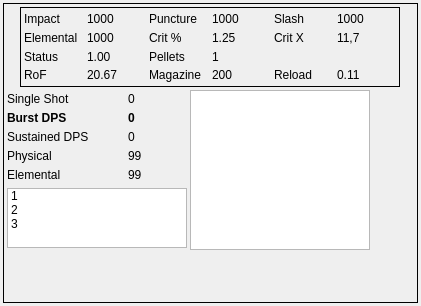
          <widget class="QWidget" name="tab_5">
           <attribute name="title">
            <string>Burst DPS</string>
           </attribute>
           <layout class="QGridLayout" name="gridLayout_14">
            <property name="leftMargin">
             <number>3</number>
            </property>
            <property name="topMargin">
             <number>3</number>
            </property>
            <property name="rightMargin">
             <number>3</number>
            </property>
            <property name="bottomMargin">
             <number>3</number>
            </property>
            <property name="spacing">
             <number>3</number>
            </property>
            <item row="0" column="0">
             <widget class="QFrame" name="frame_6">
              <property name="frameShape">
               <enum>QFrame::Box</enum>
              </property>
              <property name="frameShadow">
               <enum>QFrame::Plain</enum>
              </property>
              <layout class="QGridLayout" name="gridLayout_10">
               <property name="leftMargin">
                <number>3</number>
               </property>
               <property name="topMargin">
                <number>3</number>
               </property>
               <property name="rightMargin">
                <number>3</number>
               </property>
               <property name="bottomMargin">
                <number>3</number>
               </property>
               <property name="spacing">
                <number>3</number>
               </property>
               <item row="0" column="0" colspan="4" alignment="Qt::AlignHCenter|Qt::AlignVCenter">
                <widget class="QFrame" name="frame_9">
                 <property name="minimumSize">
                  <size>
                   <width>380</width>
                   <height>80</height>
                  </size>
                 </property>
                 <property name="maximumSize">
                  <size>
                   <width>380</width>
                   <height>80</height>
                  </size>
                 </property>
                 <property name="frameShape">
                  <enum>QFrame::Box</enum>
                 </property>
                 <property name="frameShadow">
                  <enum>QFrame::Plain</enum>
                 </property>
                 <layout class="QGridLayout" name="gridLayout_15">
                  <property name="leftMargin">
                   <number>3</number>
                  </property>
                  <property name="topMargin">
                   <number>3</number>
                  </property>
                  <property name="rightMargin">
                   <number>3</number>
                  </property>
                  <property name="bottomMargin">
                   <number>3</number>
                  </property>
                  <property name="spacing">
                   <number>3</number>
                  </property>
                  <item row="1" column="0">
                   <widget class="QLabel" name="label_54">
                    <property name="text">
                     <string>Elemental</string>
                    </property>
                   </widget>
                  </item>
                  <item row="2" column="1">
                   <widget class="QLabel" name="calc_new_proc_burst">
                    <property name="text">
                     <string>1.00</string>
                    </property>
                   </widget>
                  </item>
                  <item row="1" column="2">
                   <widget class="QLabel" name="label_60">
                    <property name="text">
                     <string>Crit %</string>
                    </property>
                   </widget>
                  </item>
                  <item row="2" column="3">
                   <widget class="QLabel" name="calc_new_pellets_burst">
                    <property name="text">
                     <string>1</string>
                    </property>
                   </widget>
                  </item>
                  <item row="0" column="4">
                   <widget class="QLabel" name="label_62">
                    <property name="text">
                     <string>Slash</string>
                    </property>
                   </widget>
                  </item>
                  <item row="1" column="3">
                   <widget class="QLabel" name="calc_new_crit_burst">
                    <property name="text">
                     <string>1.25</string>
                    </property>
                   </widget>
                  </item>
                  <item row="1" column="4">
                   <widget class="QLabel" name="label_63">
                    <property name="text">
                     <string>Crit X</string>
                    </property>
                   </widget>
                  </item>
                  <item row="2" column="2">
                   <widget class="QLabel" name="label_64">
                    <property name="text">
                     <string>Pellets</string>
                    </property>
                   </widget>
                  </item>
                  <item row="0" column="3">
                   <widget class="QLabel" name="calc_new_puncture_burst">
                    <property name="text">
                     <string>1000</string>
                    </property>
                   </widget>
                  </item>
                  <item row="0" column="5">
                   <widget class="QLabel" name="calc_new_slash_burst">
                    <property name="text">
                     <string>1000</string>
                    </property>
                   </widget>
                  </item>
                  <item row="0" column="2">
                   <widget class="QLabel" name="label_65">
                    <property name="text">
                     <string>Puncture</string>
                    </property>
                   </widget>
                  </item>
                  <item row="1" column="1">
                   <widget class="QLabel" name="calc_new_ele_dmg_burst">
                    <property name="text">
                     <string>1000</string>
                    </property>
                   </widget>
                  </item>
                  <item row="2" column="0">
                   <widget class="QLabel" name="label_66">
                    <property name="text">
                     <string>Status</string>
                    </property>
                   </widget>
                  </item>
                  <item row="0" column="0">
                   <widget class="QLabel" name="label_67">
                    <property name="text">
                     <string>Impact</string>
                    </property>
                   </widget>
                  </item>
                  <item row="1" column="5">
                   <widget class="QLabel" name="calc_new_mult_burst">
                    <property name="text">
                     <string>11,7</string>
                    </property>
                   </widget>
                  </item>
                  <item row="0" column="1">
                   <widget class="QLabel" name="calc_new_impact_burst">
                    <property name="text">
                     <string>1000</string>
                    </property>
                   </widget>
                  </item>
                  <item row="3" column="0">
                   <widget class="QLabel" name="label_68">
                    <property name="text">
                     <string>RoF</string>
                    </property>
                   </widget>
                  </item>
                  <item row="3" column="1">
                   <widget class="QLabel" name="calc_new_rof_burst">
                    <property name="text">
                     <string>20.67</string>
                    </property>
                   </widget>
                  </item>
                  <item row="3" column="2">
                   <widget class="QLabel" name="label_69">
                    <property name="text">
                     <string>Magazine</string>
                    </property>
                   </widget>
                  </item>
                  <item row="3" column="3">
                   <widget class="QLabel" name="calc_new_mag_burst">
                    <property name="text">
                     <string>200</string>
                    </property>
                   </widget>
                  </item>
                  <item row="3" column="4">
                   <widget class="QLabel" name="label_70">
                    <property name="text">
                     <string>Reload</string>
                    </property>
                   </widget>
                  </item>
                  <item row="3" column="5">
                   <widget class="QLabel" name="calc_new_reload_burst">
                    <property name="text">
                     <string>0.11</string>
                    </property>
                   </widget>
                  </item>
                 </layout>
                </widget>
               </item>
               <item row="4" column="1">
                <widget class="QLabel" name="calc_dmg_phy_burst">
                 <property name="minimumSize">
                  <size>
                   <width>50</width>
                   <height>15</height>
                  </size>
                 </property>
                 <property name="maximumSize">
                  <size>
                   <width>50</width>
                   <height>15</height>
                  </size>
                 </property>
                 <property name="text">
                  <string>99</string>
                 </property>
                </widget>
               </item>
               <item row="6" column="0" colspan="2">
                <widget class="QListWidget" name="calc_mods_riven_burst">
                 <property name="minimumSize">
                  <size>
                   <width>180</width>
                   <height>60</height>
                  </size>
                 </property>
                 <property name="maximumSize">
                  <size>
                   <width>180</width>
                   <height>60</height>
                  </size>
                 </property>
                 <property name="sortingEnabled">
                  <bool>true</bool>
                 </property>
                 <item>
                  <property name="text">
                   <string>1</string>
                  </property>
                 </item>
                 <item>
                  <property name="text">
                   <string>2</string>
                  </property>
                 </item>
                 <item>
                  <property name="text">
                   <string>3</string>
                  </property>
                 </item>
                </widget>
               </item>
               <item row="4" column="0">
                <widget class="QLabel" name="label_47">
                 <property name="minimumSize">
                  <size>
                   <width>100</width>
                   <height>15</height>
                  </size>
                 </property>
                 <property name="maximumSize">
                  <size>
                   <width>100</width>
                   <height>15</height>
                  </size>
                 </property>
                 <property name="text">
                  <string>Physical</string>
                 </property>
                </widget>
               </item>
               <item row="5" column="1">
                <widget class="QLabel" name="calc_dmg_ele_burst">
                 <property name="minimumSize">
                  <size>
                   <width>50</width>
                   <height>15</height>
                  </size>
                 </property>
                 <property name="maximumSize">
                  <size>
                   <width>50</width>
                   <height>15</height>
                  </size>
                 </property>
                 <property name="text">
                  <string>99</string>
                 </property>
                </widget>
               </item>
               <item row="1" column="2" rowspan="6" alignment="Qt::AlignLeft|Qt::AlignTop">
                <widget class="QListWidget" name="calc_mods_found_burst">
                 <property name="minimumSize">
                  <size>
                   <width>180</width>
                   <height>160</height>
                  </size>
                 </property>
                 <property name="maximumSize">
                  <size>
                   <width>180</width>
                   <height>160</height>
                  </size>
                 </property>
                 <property name="sortingEnabled">
                  <bool>true</bool>
                 </property>
                </widget>
               </item>
               <item row="5" column="0">
                <widget class="QLabel" name="label_49">
                 <property name="minimumSize">
                  <size>
                   <width>100</width>
                   <height>15</height>
                  </size>
                 </property>
                 <property name="maximumSize">
                  <size>
                   <width>100</width>
                   <height>15</height>
                  </size>
                 </property>
                 <property name="text">
                  <string>Elemental</string>
                 </property>
                </widget>
               </item>
               <item row="1" column="0">
                <widget class="QLabel" name="calc_lbl_burst_1">
                 <property name="minimumSize">
                  <size>
                   <width>100</width>
                   <height>15</height>
                  </size>
                 </property>
                 <property name="maximumSize">
                  <size>
                   <width>100</width>
                   <height>15</height>
                  </size>
                 </property>
                 <property name="text">
                  <string>Single Shot</string>
                 </property>
                </widget>
               </item>
               <item row="2" column="0">
                <widget class="QLabel" name="calc_lbl_burst_burst">
                 <property name="minimumSize">
                  <size>
                   <width>100</width>
                   <height>15</height>
                  </size>
                 </property>
                 <property name="maximumSize">
                  <size>
                   <width>100</width>
                   <height>15</height>
                  </size>
                 </property>
                 <property name="font">
                  <font>
                   <weight>75</weight>
                   <bold>true</bold>
                  </font>
                 </property>
                 <property name="text">
                  <string>Burst DPS</string>
                 </property>
                </widget>
               </item>
               <item row="7" column="0">
                <spacer name="verticalSpacer_5">
                 <property name="orientation">
                  <enum>Qt::Vertical</enum>
                 </property>
                 <property name="sizeHint" stdset="0">
                  <size>
                   <width>20</width>
                   <height>49</height>
                  </size>
                 </property>
                </spacer>
               </item>
               <item row="3" column="0">
                <widget class="QLabel" name="calc_lbl_burst_sust">
                 <property name="minimumSize">
                  <size>
                   <width>100</width>
                   <height>15</height>
                  </size>
                 </property>
                 <property name="maximumSize">
                  <size>
                   <width>100</width>
                   <height>15</height>
                  </size>
                 </property>
                 <property name="text">
                  <string>Sustained DPS</string>
                 </property>
                </widget>
               </item>
               <item row="2" column="1">
                <widget class="QLabel" name="calc_dps_burst">
                 <property name="minimumSize">
                  <size>
                   <width>50</width>
                   <height>15</height>
                  </size>
                 </property>
                 <property name="maximumSize">
                  <size>
                   <width>50</width>
                   <height>15</height>
                  </size>
                 </property>
                 <property name="font">
                  <font>
                   <weight>75</weight>
                   <bold>true</bold>
                  </font>
                 </property>
                 <property name="text">
                  <string>0</string>
                 </property>
                </widget>
               </item>
               <item row="1" column="1">
                <widget class="QLabel" name="calc_dps_burst_1">
                 <property name="minimumSize">
                  <size>
                   <width>50</width>
                   <height>15</height>
                  </size>
                 </property>
                 <property name="maximumSize">
                  <size>
                   <width>50</width>
                   <height>15</height>
                  </size>
                 </property>
                 <property name="text">
                  <string>0</string>
                 </property>
                </widget>
               </item>
               <item row="3" column="1">
                <widget class="QLabel" name="calc_dps_burst_sust">
                 <property name="minimumSize">
                  <size>
                   <width>50</width>
                   <height>15</height>
                  </size>
                 </property>
                 <property name="maximumSize">
                  <size>
                   <width>50</width>
                   <height>15</height>
                  </size>
                 </property>
                 <property name="text">
                  <string>0</string>
                 </property>
                </widget>
               </item>
              </layout>
             </widget>
            </item>
           </layout>
          </widget>
